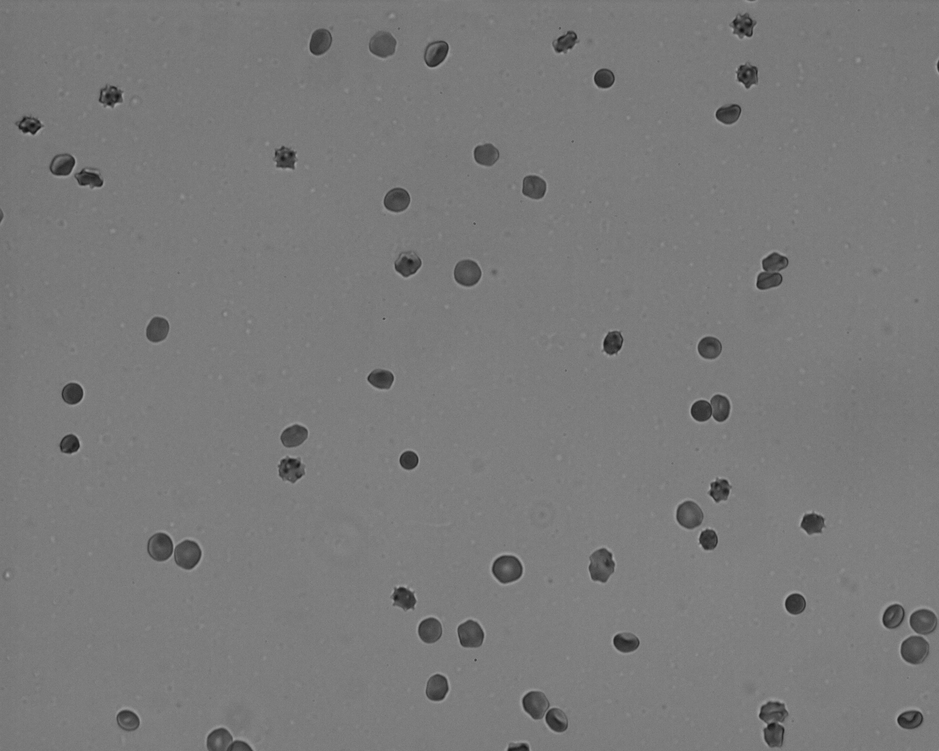
%> input picture U0W0_0/image000.tif, 939 x 751 px, shrunk from 1280 x 1024 before the run
$ octave --eval "result = Routt_Austin_Segmenter(imread('U0W0_0/image000.tif'));"   (GNU Octave 9; MATLAB toolbox functions it lacks are replaced by stand-ins)
%> lines starting %> are read from the running program, lines starting %| are printed output that depends on the picture; in (x1, y1, x2, y2) boxes, pixels count from 0 and x2, y2 are one past the last pixel; in counts of white or black regions, pixels touching at a corner belong together; the program's own positions count from 1
function mask = Routt_Austin_Segmenter(originalImage)
%UNTITLED Summary of this function goes here
%   Detailed explanation goes here


% Parameters
% Each type of image will require slight adjustments to these parameters
statistic = "gaussian"; % Adaptive Thresholding Statistics (mean, median, gaussian). Note, the most accurate is median, but it is slow. - []
radius = 6; %Remove specks in binary mask with this pixel radius size - [px]
spotSize = 1; %imextendedmin spot size in pixels, used on the distanceTransform image to get a mask for watershed - [px]


% Segmentation: Adaptive Thresholding, Hole Filling, Speck Removal, and Watershed

% Step 1) Adaptive Thresholding

%Normalize gray scale image
norm=mat2gray(originalImage);
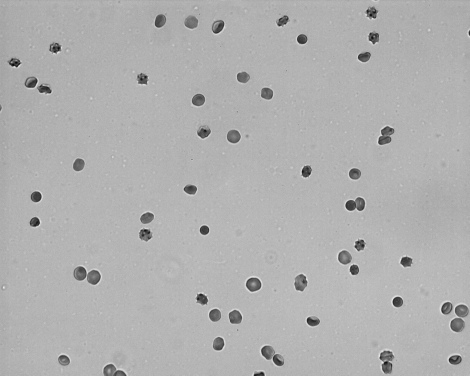
%> norm: size 751x939 double (shown at 1/2 size); min 0, max 1, mean 0.693

%Get global image threshold using Adaptive Thresholding
threshold = adaptthresh(norm, 0.57, 'NeighborhoodSize', [31,31],'ForegroundPolarity' ,'dark', 'Statistic', statistic);
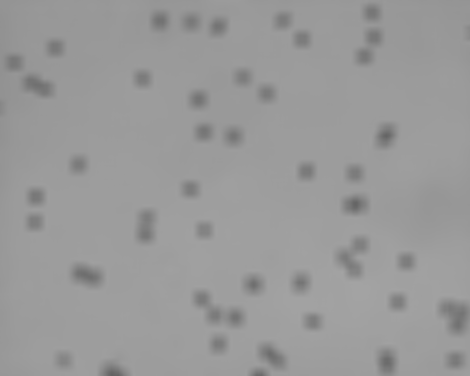
%> threshold: size 751x939 double (shown at 1/2 size); min 0.387, max 0.641, mean 0.603


%Create a binary mask where values greater than the threshold are true;this is the background
bw = norm>threshold;
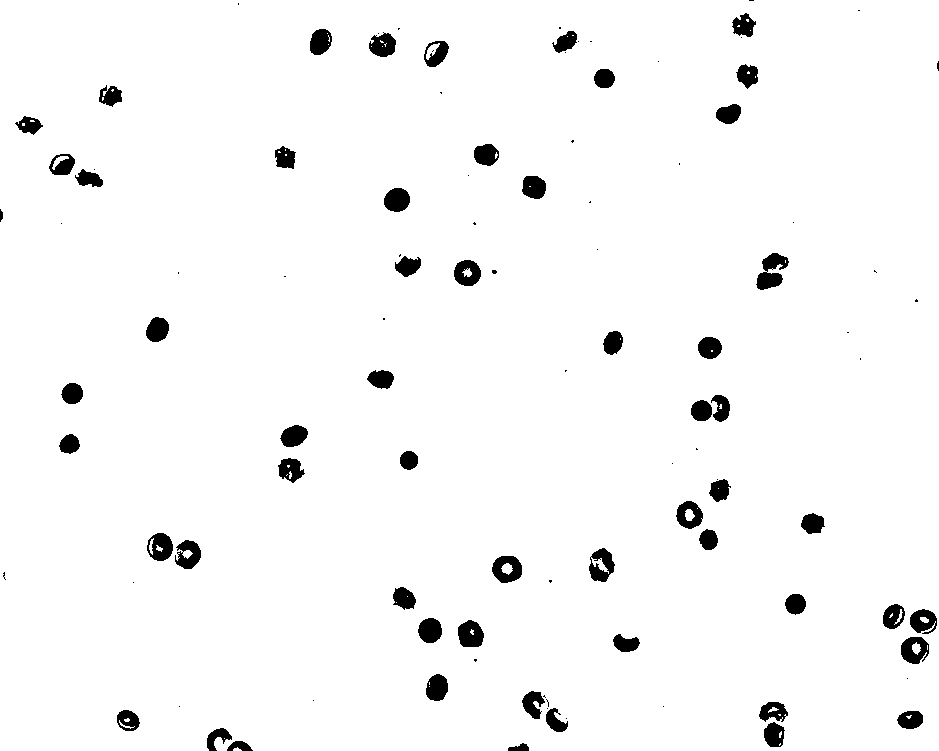
%> bw: size 751x939 logical; 96.9% white; 105 black regions (48 under 20 px), largest, box (x1, y1, x2, y2) and area: (756, 253, 789, 290) 680, (492, 556, 522, 583) 555, (458, 620, 484, 647) 546
%thicken black
se = strel('disk',14);
bw = imopen(bw,se);
%> bw: size 751x939 logical; 96.2% white; 75 black regions (30 under 20 px), largest, box (x1, y1, x2, y2) and area: (883, 604, 939, 670) 2274, (393, 587, 484, 662) 1782, (676, 479, 731, 550) 1494
%Fill in the holes in the cells by inverting the binary image; Note, does not work on cells at the image border
bw2 = imfill(~bw,'holes');

%Black border
bw2(1,:) = 0;
bw2(end,:) = 0;
bw2(:,1) = 0;
bw2(:,end) = 0;
%> bw2: size 751x939 logical; 3.7% white; 75 white regions (31 under 20 px), largest, box (x1, y1, x2, y2) and area: (883, 604, 938, 670) 2237, (393, 587, 484, 662) 1782, (676, 479, 731, 550) 1494
% se = strel('disk',5);
% bw2 = imerode(bw2,se);

% Step 3) Remove specks
%Remove specks that have a radius less than "radius"
se = strel('disk',radius);
bw3 = imopen(bw2,se);
%> bw3: size 751x939 logical; 3.6% white; 45 white regions, largest, box (x1, y1, x2, y2) and area: (883, 605, 938, 666) 2205, (147, 533, 201, 569) 1281, (279, 425, 307, 481) 1069

%Apply the mask to the original image
mask = originalImage.*double(bw3);
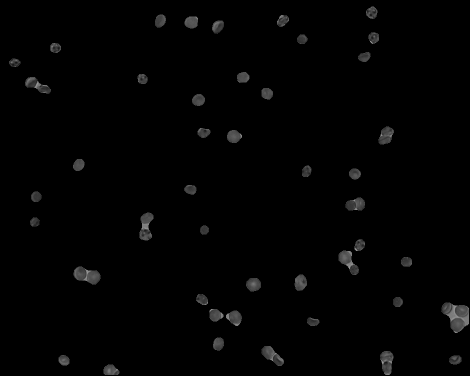
%> mask: size 751x939 uint8 (shown at 1/2 size); min 0, max 164, mean 2.7


%Get global image threshold using Adaptive Thresholding
threshold = adaptthresh(mask, 0.0001,'ForegroundPolarity' ,'bright', 'Statistic', 'mean');
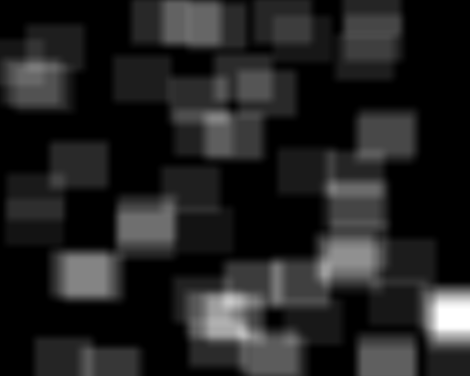
%> threshold: size 751x939 double (shown at 1/2 size); min 0, max 0.0948, mean 0.0128; drawn with min black and max white


%Create a binary mask where values greater than the threshold are true;this is the background
bw4 = norm>threshold;
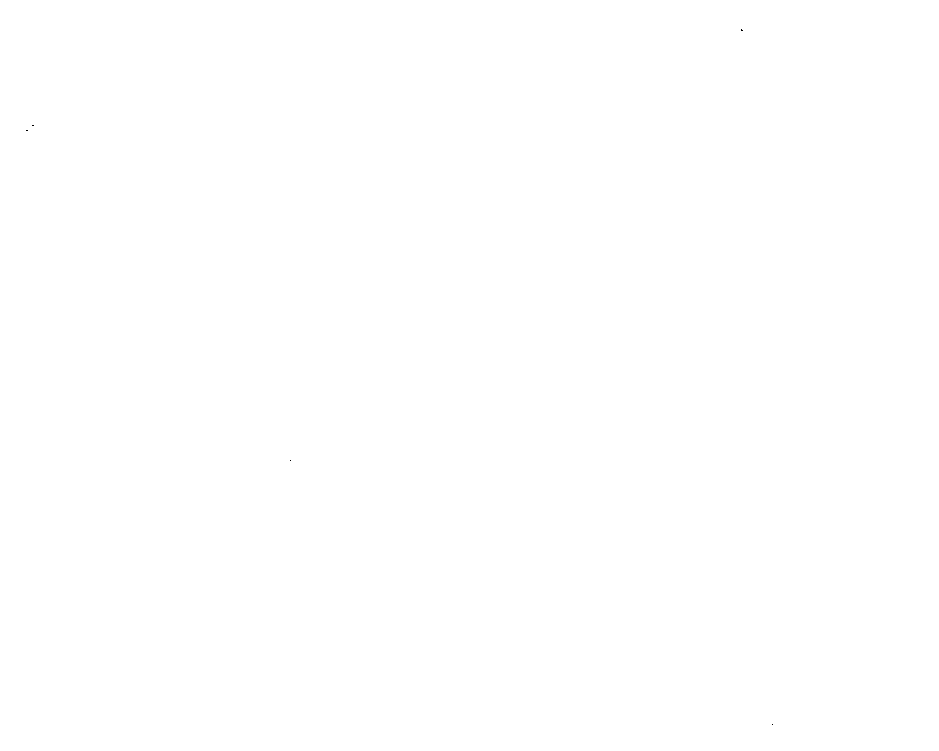
%> bw4: size 751x939 logical; 100% white; black in thin lines or dots, all inside (x1, y1, x2, y2) = (26, 29, 773, 725)

%Fill in the holes in the cells by inverting the binary image; Note, does not work on cells at the image border
bw4 = imfill(~bw4,'holes');

%Remove specks that have a radius less than "radius"
se = strel('disk',radius);
bw4 = imopen(bw4,se);
%> bw4: size 751x939 logical; every value is 0


mask = mask.*double(bw4);

end

$ run again, on U0W0_0/image001.tif
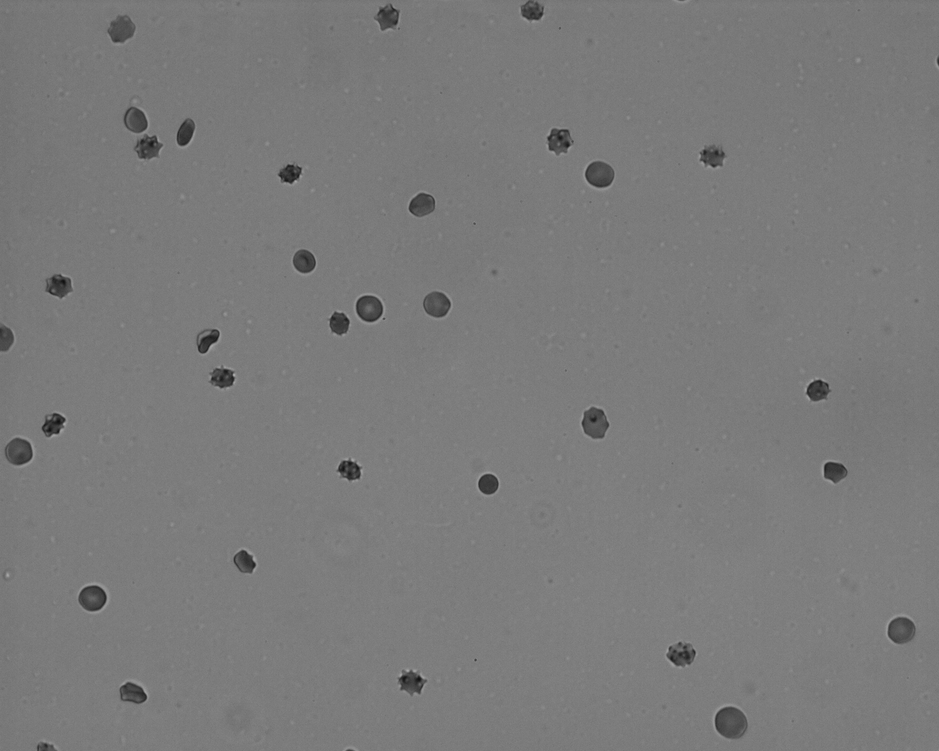
%> input picture U0W0_0/image001.tif, 939 x 751 px, shrunk from 1280 x 1024 before the run
%> in Routt_Austin_Segmenter, `bw = norm>threshold;`:
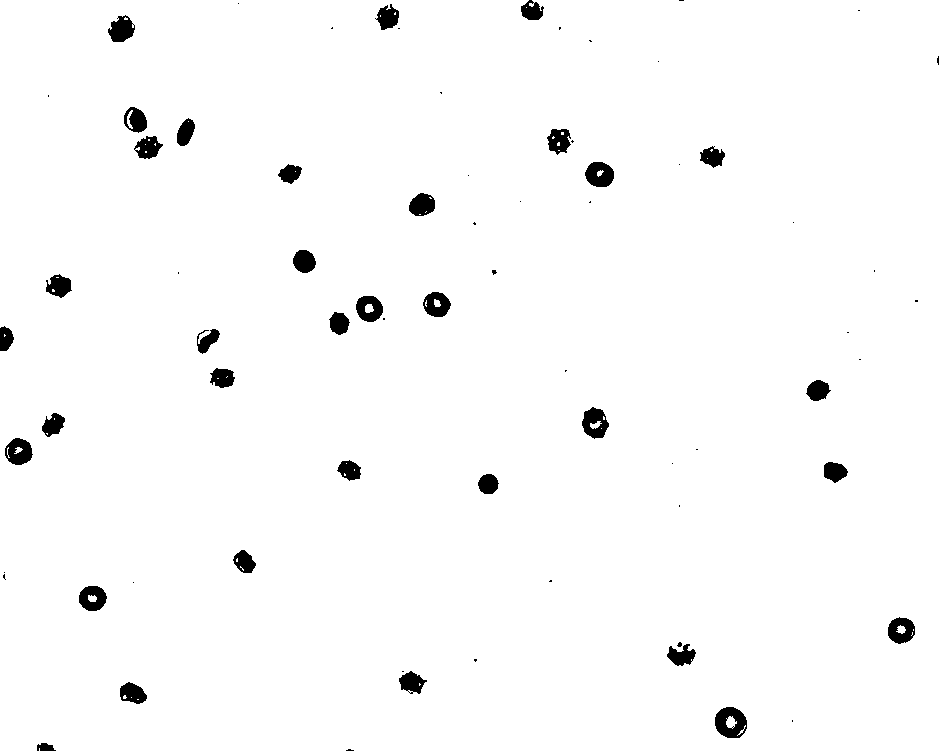
%> bw: size 751x939 logical; 98% white; 72 black regions (38 under 20 px), largest, box (x1, y1, x2, y2) and area: (715, 707, 747, 738) 685, (582, 407, 609, 439) 553, (585, 162, 614, 187) 549
%> bw3: size 751x939 logical; 2.1% white; 31 white regions, largest, box (x1, y1, x2, y2) and area: (124, 107, 162, 159) 1050, (330, 296, 383, 334) 1041, (715, 707, 747, 740) 810
%> in Routt_Austin_Segmenter, `threshold = adaptthresh(mask, 0.0001,'ForegroundPolarity' ,'bright', '..`:
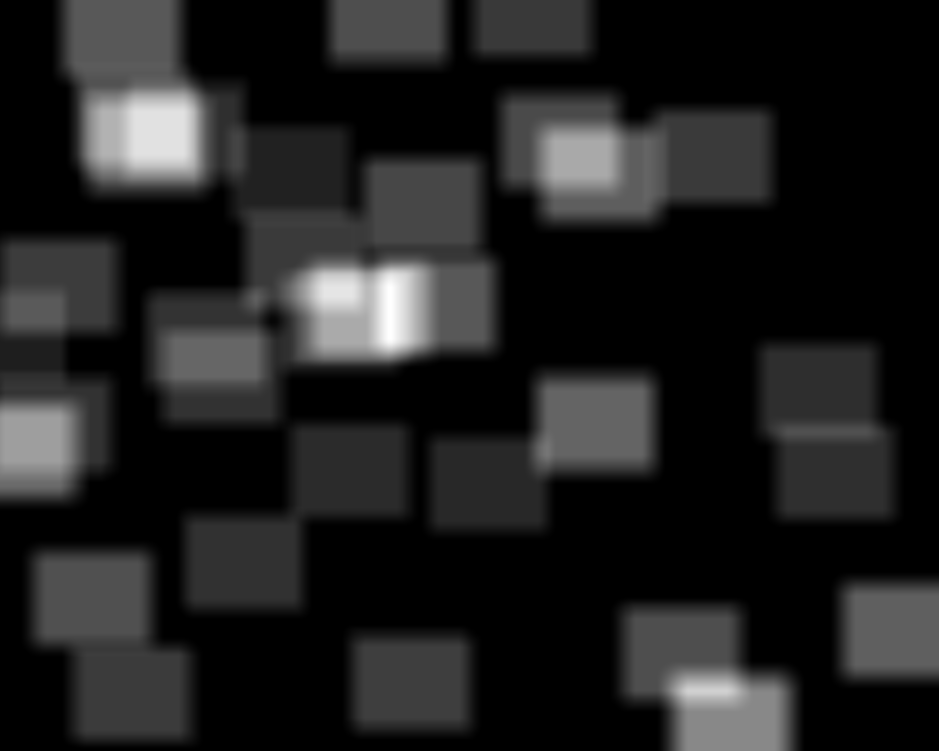
%> threshold: size 751x939 double; min 0, max 0.0561, mean 0.00722; drawn with min black and max white

$ run again, on U0W0_0/image002.tif
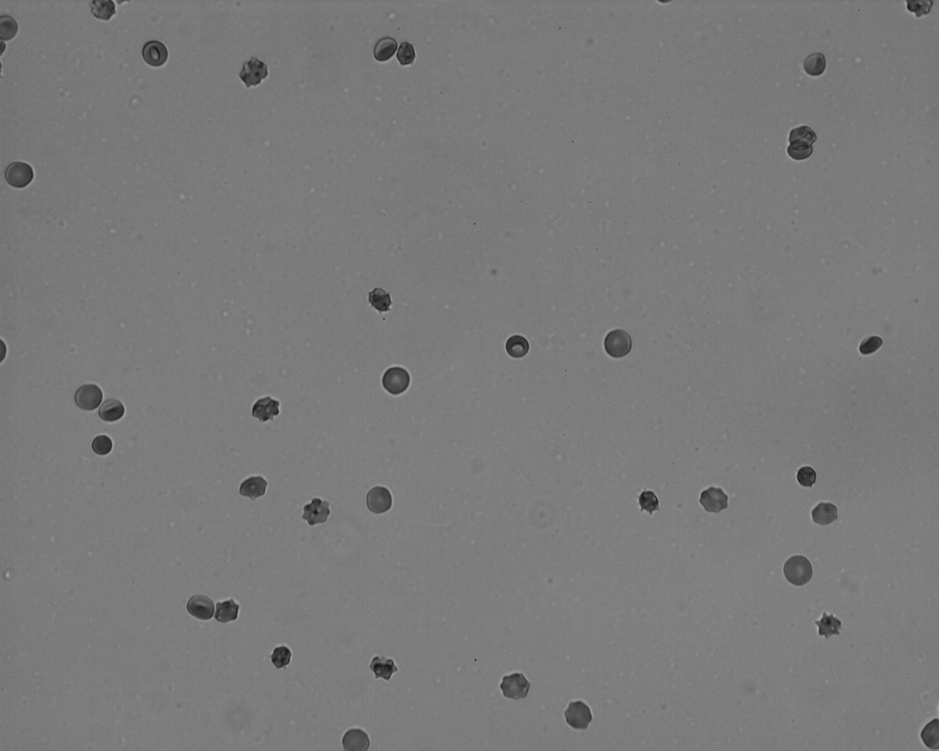
%> input picture U0W0_0/image002.tif, 939 x 751 px, shrunk from 1280 x 1024 before the run
%> in Routt_Austin_Segmenter, `bw = norm>threshold;`:
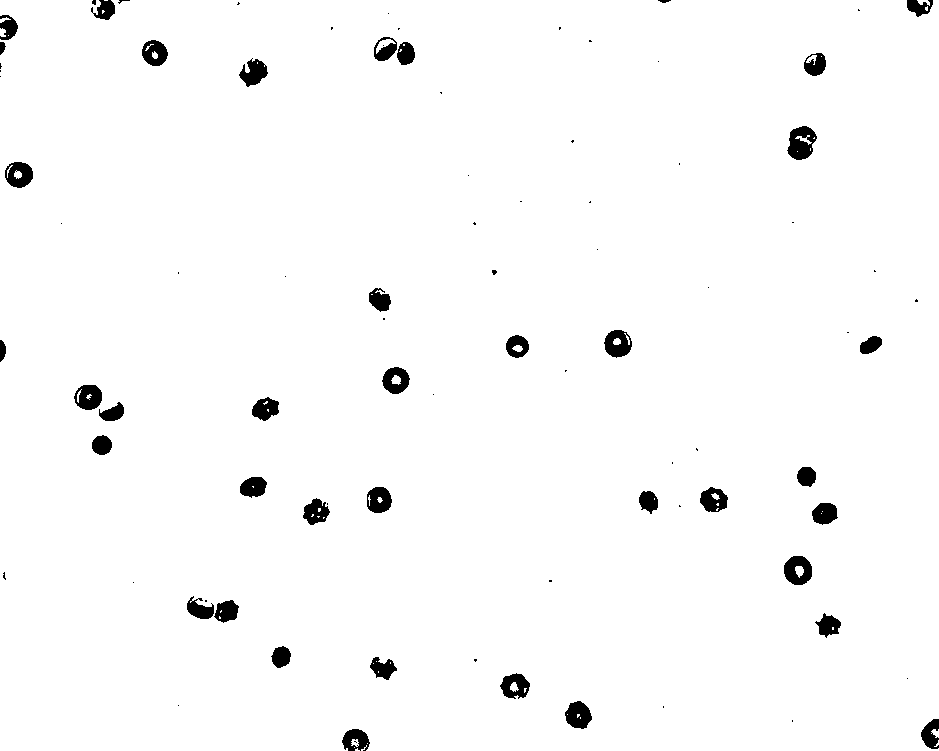
%> bw: size 751x939 logical; 97.9% white; 87 black regions (48 under 20 px), largest, box (x1, y1, x2, y2) and area: (787, 126, 817, 160) 670, (784, 556, 812, 585) 581, (565, 701, 592, 729) 534
%> bw3: size 751x939 logical; 2.3% white; 33 white regions, largest, box (x1, y1, x2, y2) and area: (75, 385, 124, 425) 1070, (374, 30, 415, 65) 959, (187, 597, 238, 622) 901
%> in Routt_Austin_Segmenter, `threshold = adaptthresh(mask, 0.0001,'ForegroundPolarity' ,'bright', '..`:
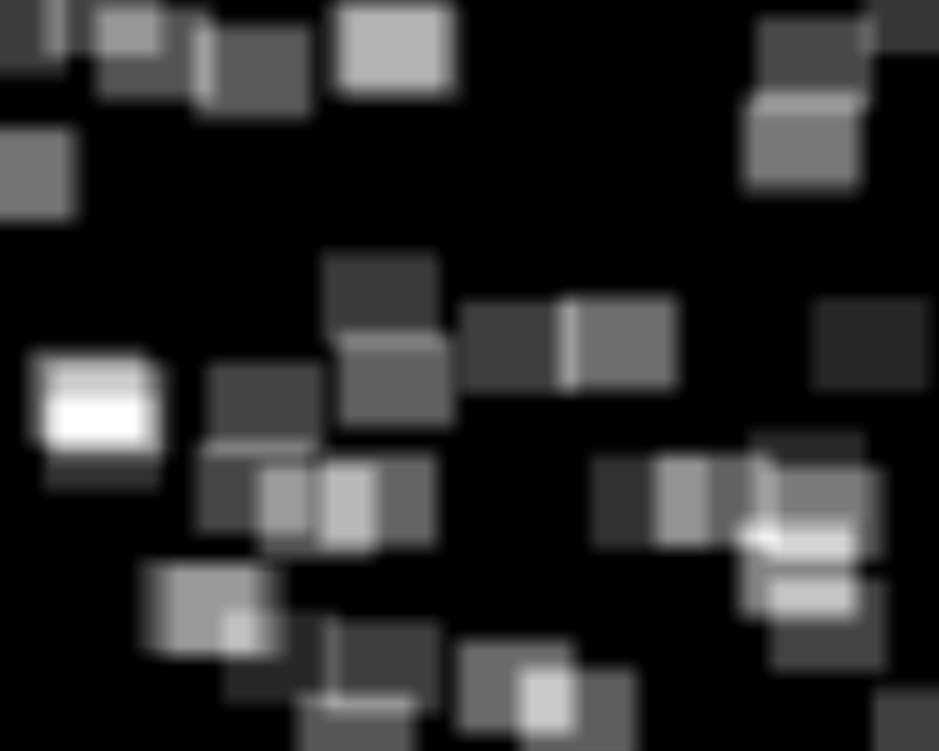
%> threshold: size 751x939 double; min 0, max 0.0504, mean 0.00808; drawn with min black and max white
